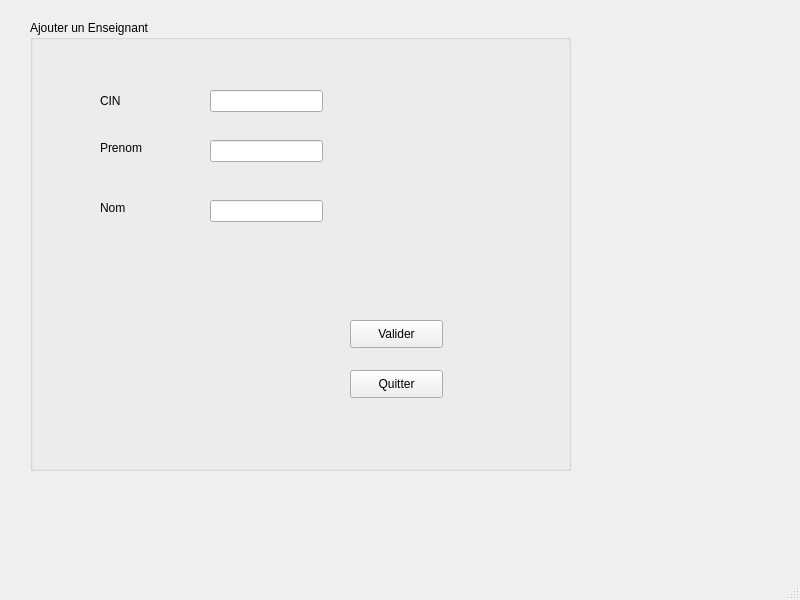
<?xml version="1.0" encoding="UTF-8"?>
<ui version="4.0">
 <class>MainWindow</class>
 <widget class="QMainWindow" name="MainWindow">
  <property name="geometry">
   <rect>
    <x>0</x>
    <y>0</y>
    <width>800</width>
    <height>600</height>
   </rect>
  </property>
  <property name="windowTitle">
   <string>Gestion de Enseignants</string>
  </property>
  <widget class="QWidget" name="centralwidget">
   <widget class="QGroupBox" name="groupBox">
    <property name="geometry">
     <rect>
      <x>30</x>
      <y>20</y>
      <width>541</width>
      <height>451</height>
     </rect>
    </property>
    <property name="title">
     <string>Ajouter un Enseignant</string>
    </property>
    <widget class="QLabel" name="label">
     <property name="geometry">
      <rect>
       <x>70</x>
       <y>60</y>
       <width>111</width>
       <height>41</height>
      </rect>
     </property>
     <property name="text">
      <string>CIN</string>
     </property>
    </widget>
    <widget class="QLabel" name="label_2">
     <property name="geometry">
      <rect>
       <x>70</x>
       <y>180</y>
       <width>56</width>
       <height>16</height>
      </rect>
     </property>
     <property name="text">
      <string>Nom</string>
     </property>
    </widget>
    <widget class="QLabel" name="label_3">
     <property name="geometry">
      <rect>
       <x>70</x>
       <y>120</y>
       <width>56</width>
       <height>16</height>
      </rect>
     </property>
     <property name="text">
      <string>Prenom</string>
     </property>
    </widget>
    <widget class="QLineEdit" name="lineEdit_CIN">
     <property name="geometry">
      <rect>
       <x>180</x>
       <y>70</y>
       <width>113</width>
       <height>22</height>
      </rect>
     </property>
     <property name="maxLength">
      <number>8</number>
     </property>
    </widget>
    <widget class="QLineEdit" name="lineEdit_Nom">
     <property name="geometry">
      <rect>
       <x>180</x>
       <y>180</y>
       <width>113</width>
       <height>22</height>
      </rect>
     </property>
    </widget>
    <widget class="QLineEdit" name="lineEdit_Prenom">
     <property name="geometry">
      <rect>
       <x>180</x>
       <y>120</y>
       <width>113</width>
       <height>22</height>
      </rect>
     </property>
    </widget>
    <widget class="QPushButton" name="pushButton">
     <property name="geometry">
      <rect>
       <x>320</x>
       <y>300</y>
       <width>93</width>
       <height>28</height>
      </rect>
     </property>
     <property name="text">
      <string>Valider</string>
     </property>
    </widget>
    <widget class="QPushButton" name="pushButton_2">
     <property name="geometry">
      <rect>
       <x>320</x>
       <y>350</y>
       <width>93</width>
       <height>28</height>
      </rect>
     </property>
     <property name="text">
      <string>Quitter</string>
     </property>
    </widget>
   </widget>
  </widget>
  <widget class="QMenuBar" name="menubar">
   <property name="geometry">
    <rect>
     <x>0</x>
     <y>0</y>
     <width>800</width>
     <height>26</height>
    </rect>
   </property>
  </widget>
  <widget class="QStatusBar" name="statusbar"/>
 </widget>
 <resources/>
 <connections/>
</ui>
